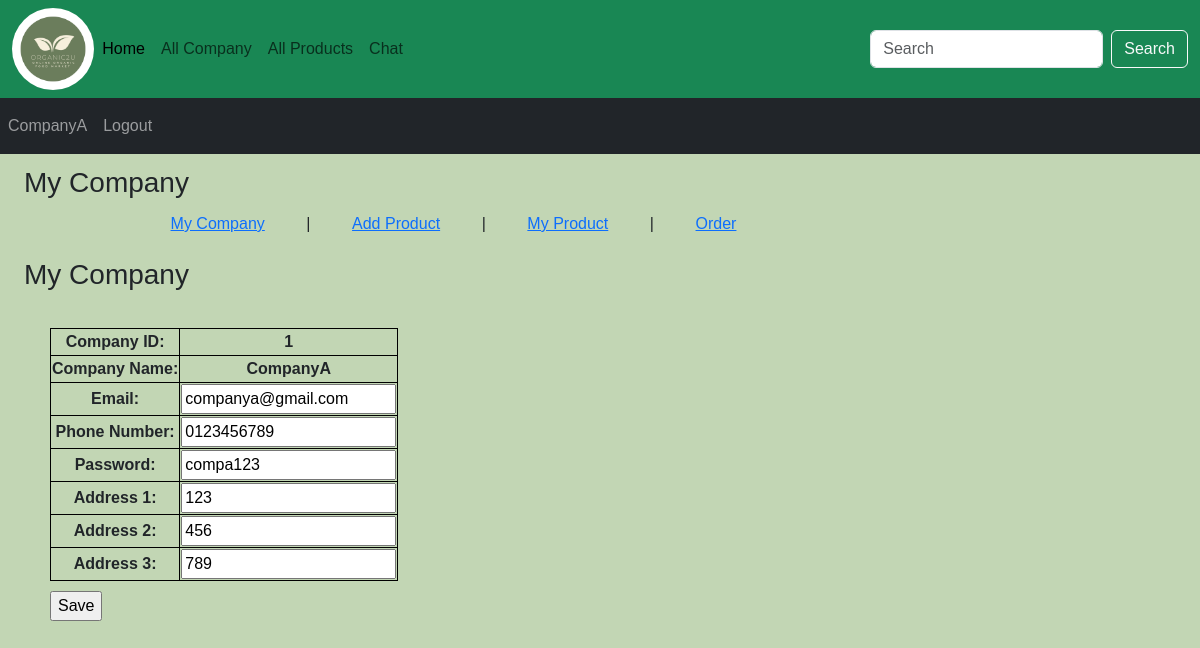
The page /Seller Profile Page.php (signed in) on the database its author committed.
### tables this page shows
CREATE TABLE `company` (
  `Company_ID` int(6) NOT NULL,
  `Company_Name` varchar(150) NOT NULL,
  `Company_Phone_Number` varchar(20) NOT NULL,
  `Company_Email` varchar(150) NOT NULL,
  `Company_Password` varchar(50) NOT NULL,
  `Company_Address1` varchar(150) NOT NULL,
  `Company_Address2` varchar(150) NOT NULL,
  `Company_Address3` varchar(150) NOT NULL
);

### Seller Profile Page.php (the view, shortened to what this page needs)
<?php
include 'Header.php';
?>
<!DOCTYPE html>
<html lang="en">
<head>
</head>
<body>
    <?php
            $query = "SELECT * FROM company WHERE Company_ID=" . $_SESSION["CompID"];
            $result = mysqli_query($connection, $query);
            $row = mysqli_fetch_assoc($result);
        ?>
        <div id="header">
            <h3 class="title">My Company</h3>
            <div id="bar">
                <ul>
                    <li><a href="Seller Profile Page.php">My Company</a></li>
                    <li> | </li>
                    <li><a href="Add Product Page.php">Add Product</a></li>
                    <li> | </li>
                    <li><a href="Product List.php">My Product</a></li>
                    <li> | </li>
                    <li><a href="order_page.php">Order</a></li>
                </ul>
            </div>
        </div>
    <div id="MyCompany">
                <h3 class="title">My Company</h3>
                <br>
            <form action="#" method="POST">
                <table border="1">
                    <tr>
                        <th>Company ID: </th>
                        <th>
                            <?php echo $row['Company_ID']; ?>
                        </th>
                    </tr>
                    <tr>
                        <th>Company Name: </th>
                        <th>
                            <?php echo $row['Company_Name']; ?>
                        </th>
                    </tr>
                    <tr>
                        <th>Email: </th>
                        <th>
                            <input type="text" name="InputCompEmail" value="<?php echo $row['Company_Email']; ?>">
                        </th>
                    </tr>
                    <tr>
                        <th>Phone Number: </th>
                        <th>
                            <input type="text" name="InputCompPhoneNumber" value="<?php echo $row['Company_Phone_Number']; ?>">
                        </th>
                    </tr>
                    <tr>
                        <th>Password: </th>
                        <th>
                            <input type="text" name="InputCompPassword" value="<?php echo $row['Company_Password']; ?>">
                        </th>
                    </tr>
                    <tr>
                        <th>Address 1: </th>
                        <th>
                            <input type="text" name="CompAddress1" value="<?php echo $row['Company_Address1']; ?>">
                        </th>
                    </tr>
                    <tr>
                        <th>Address 2: </th>
                        <th>
                            <input type="text" name="CompAddress2" value="<?php echo $row['Company_Address2']; ?>">
                        </th>
                    </tr>
                    <tr>
                        <th>Address 3: </th>
                        <th>
                            <input type="text" name="CompAddress3" value="<?php echo $row['Company_Address3']; ?>">
                        </th>
                    </tr>
                </table>
                <input type="submit" value="Save" id="btnSave" name="btnChange1">
            </form>
        </div>
</body>
</html>

### Header.php (shortened to what this page needs)
<!DOCTYPE html>
<html lang="en">
<head>
  <link href="https://cdn.jsdelivr.net/npm/bootstrap@5.3.0-alpha1/dist/css/bootstrap.min.css"
  rel="stylesheet"
>
  <link rel="stylesheet" href="https://cdnjs.cloudflare.com/ajax/libs/font-awesome/6.3.0/css/all.min.css"
 />
  <link rel="stylesheet" href="style.css">
</head>
<body>
  <div class="container-fluid p-0">
    <nav class="navbar navbar-expand-lg bg-success">
      <div class="container-fluid">
        <img src="Organic2u (1).png" alt="" class="logo">
        <div class="collapse navbar-collapse" id="navbarSupportedContent">
          <ul class="navbar-nav me-auto mb-2 mb-lg-0">
            <li class="nav-item">
              <a class="nav-link active" aria-current="page" href="index.php">Home</a>
            </li>
            <li class="nav-item">
              <a class="nav-link" href="Show All Company.php">All Company</a>
            </li>
            <li class="nav-item">
              <a class="nav-link" href="Show All Product.php">All Products</a>
            <li class="nav-item">
              <a class="nav-link" href="#" class="open-button" onclick="openChat()">Chat</a>
            </li>
      </ul>
      <form class="d-flex" role="search" action="search_product.php" method="POST">
        <input class="form-control me-2" type="search" placeholder="Search" aria-label="Search" name="search_data">
      <input type="submit" value="Search" class="btn btn-outline-light" name="search_data_product">
      </form>
    </div>
  </div>
</nav>
<nav class="navbar navbar-expand-lg navbar-dark bg-dark">
  <ul div class="navbar-nav me-auto">
  <li class="nav-item">
    <?php
        if (!empty($_SESSION['CustID'])){
      ?>
      <li><a class="nav-link" href="My Account.php"><?php echo $_SESSION['CustName']; ?> </a></li>
      <a class="nav-link" href="MyCart.php">My Cart</a>
      <a class="nav-link" href="MyPurchase.php">My Purchase</a>
      <a class="nav-link" href="Logout.php">Logout</a>
      <?php
      }  else if (!empty($_SESSION['CompID'])){
      ?>
      <li><a class="nav-link" href="Seller Profile Page.php"><?php echo $_SESSION['CompName']; ?> </a></li>
      <a class="nav-link" href="Logout.php">Logout</a>
      <?php
      }  else {
          echo '<li><a class="nav-link" href="Login.php">Login</a></li>';
        }
    ?>
  </div>
</body>
</html>

### style.css (style rules this page uses)
.logo { width: 7%; height: 7%; border-radius: 50%; }

### Seller Profile Page.php (style rules this page uses)
Body { font-family: Calibri, Helvetica, sans-serif; background-color: #c2d6b4; }
#header { background-color: rgba(0,0,0,0); height: 80px; }
#bar { margin: 0% 8%; padding: 0% 2%; }
#bar ul li { display: inline-block; padding: 0% 2%; font-family: 'Franklin Gothic Medium', 'Arial Narrow', Arial, sans-serif; }
#MyCompany { height: 300px; margin: 10px 0px; }
#MyCompany table { margin: 0px 50px; }
#MyCompany table tr th { text-align: center; border: 1px solid black; border-collapse: collapse; }
#btnSave { margin: 10px 50px; }
.title { margin: 1% 2%; }

### rows shown on the page
company: Company_ID "1", Company_Name "CompanyA", InputCompEmail "companya@gmail.com", InputCompPhoneNumber "0123456789", InputCompPassword "compa123", CompAddress1 "123", CompAddress2 "456", CompAddress3 "789"

### other values the page prints
$_SESSION['CompName'] "CompanyA"
